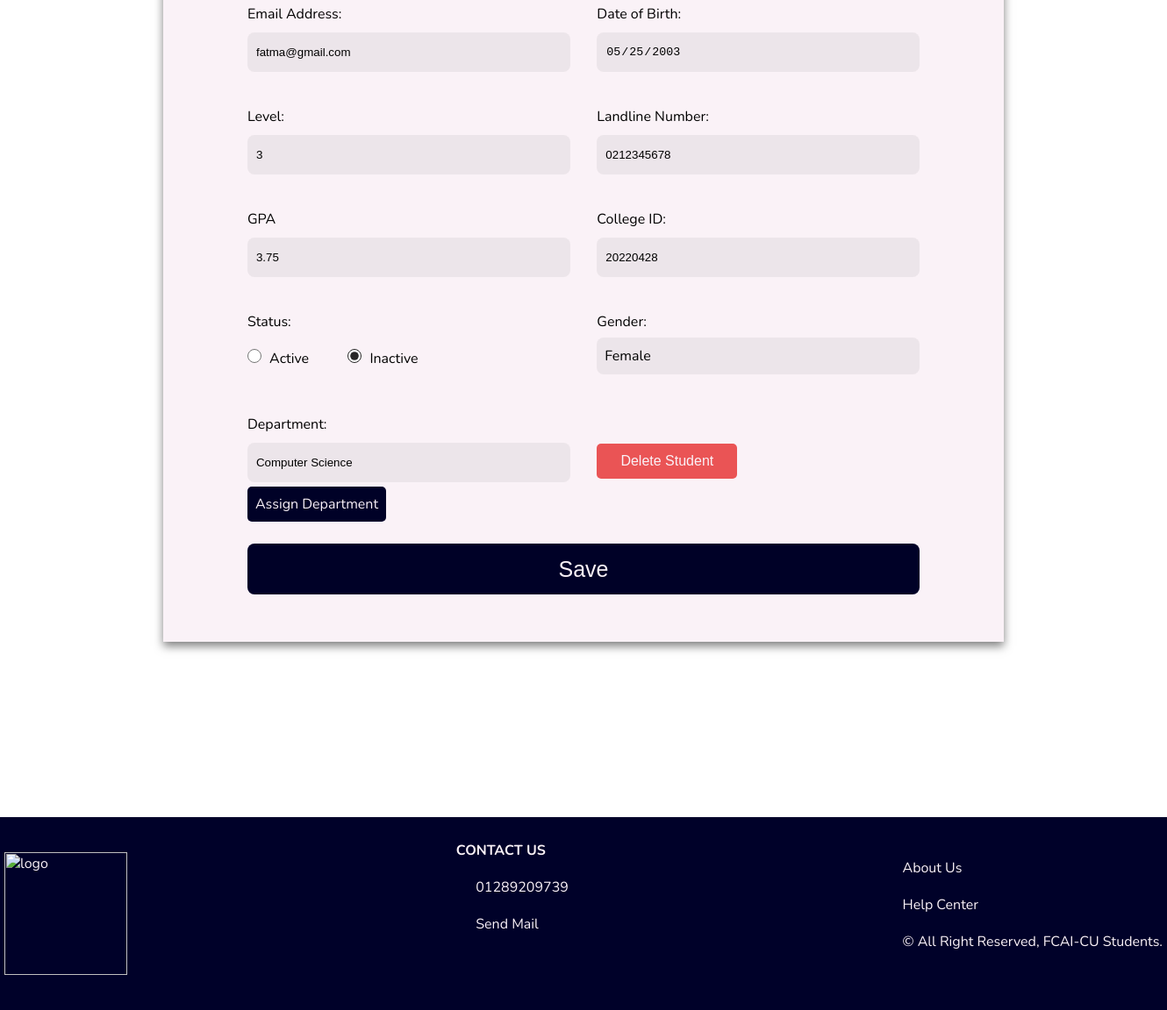
/edit_student/20220428 (lower part), run on an earlier commit of the app's database.
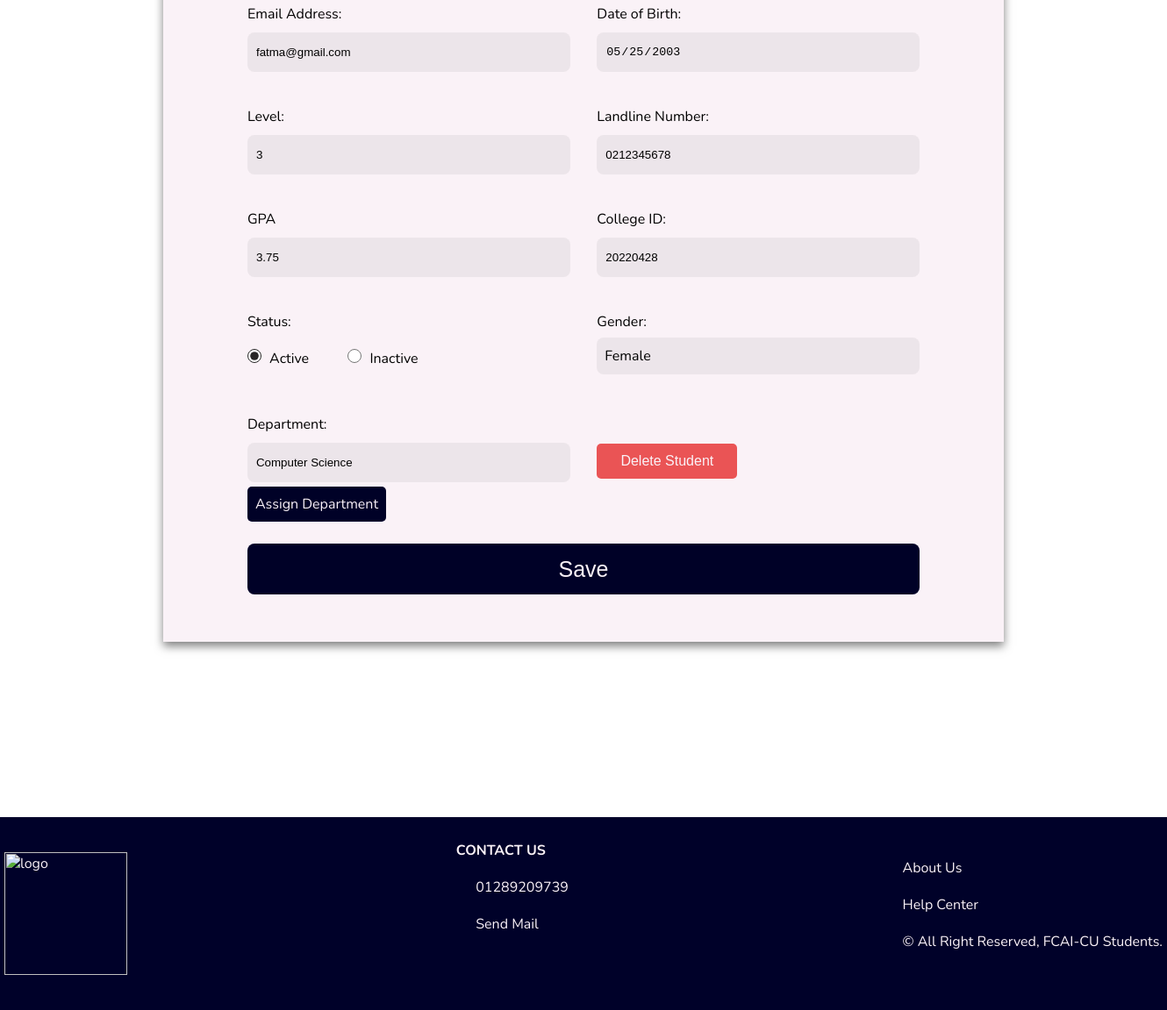
And on a later commit of the database.
### student_affairs_app/views.py (the view, shortened to what this page needs)
# urls.py: path('edit_student/<int:studentID>',
def edit_student(request, studentID):
    student = Student.objects.get(student_id=studentID)
    context = {'student': student}
    return render(request, 'pages/edit_student.html', context)

### templates/pages/edit_student.html (shortened to what the changed rows need)
{% extends 'base.html' %} {% load static %} {% block stylesheet %}
<link rel="stylesheet" href="{% static 'stylesheets/editS_style.css' %}" />
{% endblock %}  {% block content %}
<div class="container">
  <div class="editStudentForm">
    <form action="" method="POST">
      <div class="form-sides">
        <div class="leftColumn">
          {% if student.student_status == 'Active' %}
          <div class="field">
            <label> Status:</label>
            <div class="active-status">
              <input
                type="radio"
                name="status"
                id="active"
                value="Active"
                checked
              />
              <label class="active" for="active">Active</label>
            </div>
            <div class="inactive-status">
              <input
                type="radio"
                name="status"
                id="inactive"
                value="Inactive"
              />
              <label class="inactive" for="inactive">Inactive</label>
            </div>
          </div>
          {% else %}
          <div class="field">
            <label> Status:</label>
            <div class="active-status">
              <input type="radio" name="status" id="active" value="Active" />
              <label class="active" for="active">Active</label>
            </div>
            <div class="inactive-status">
              <input
                type="radio"
                name="status"
                id="inactive"
                value="Inactive"
                checked
              />
              <label class="inactive" for="inactive">Inactive</label>
            </div>
          </div>
          {% endif %}
        </div>
      </div>
    </form>
  </div>
</div>
 {% endblock %}

What changed in the data, as far as the page shows it:
changed Student "Female": student_status "Inactive" → "Active" (drawn)
Also different on the page:
form field status: (not shown) → "☑ Active"
form field status: (not shown) → "☐ Inactive"
form field status: "☐ Active" → (not shown)
form field status: "☑ Inactive" → (not shown)
